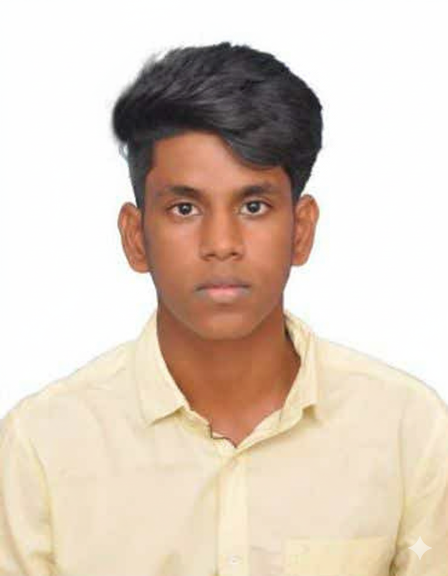
#> input picture darcy.png, 896 x 1152 px (shown at 1/2 size)
$ jupyter execute 'Workshop 01.ipynb'
#> lines starting #> are read from the running program, lines starting #| are printed output that depends on the picture; after the words box and inside, x2 and y2 are one past the last pixel; in counts of white or black regions, pixels touching at a corner belong together
[cell 1]
import cv2
import numpy as np
import matplotlib.pyplot as plt

[cell 2]
faceImage = cv2.imread('darcy.png')
#> faceImage is the input picture: shape (1152, 896, 3); mean B, G, R 192.1, 205.8, 221
plt.imshow(faceImage[:,:,::-1]);plt.title("Face")

[cell 3]
faceImage.shape
#> Out = (1152, 896, 3)

[cell 4]
faceImage.shape
#> Out = (1152, 896, 3)

[cell 5]
glassPNG = cv2.imread('sunglass.png',-1)
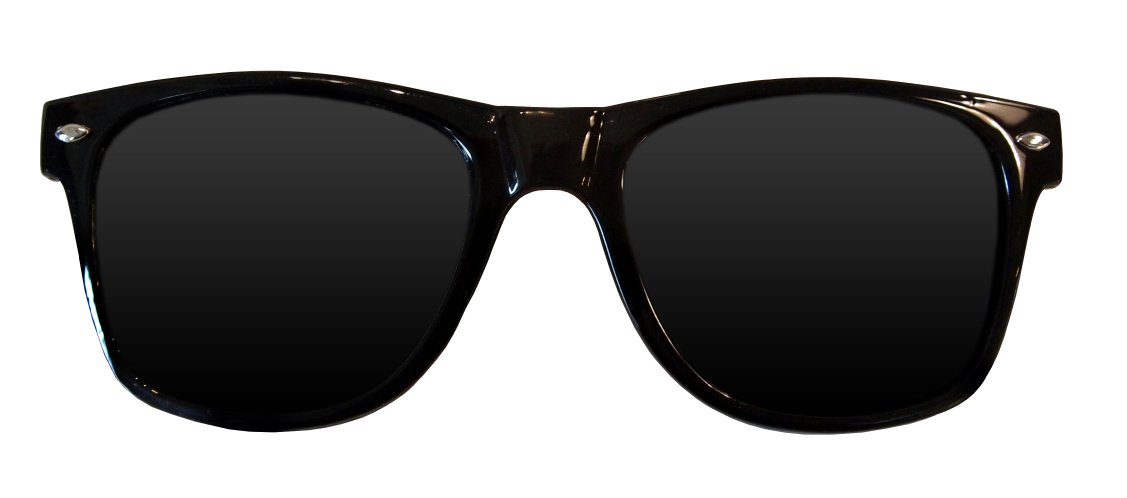
#> input picture sunglass.png, 3381 x 1494 px (shown at 1/3 size)
#> glassPNG is the input picture: shape (1494, 3381, 4); mean B, G, R, A 141.9, 142.2, 142.4, 125.6
plt.imshow(glassPNG[:,:,::-1]);plt.title("glassPNG")
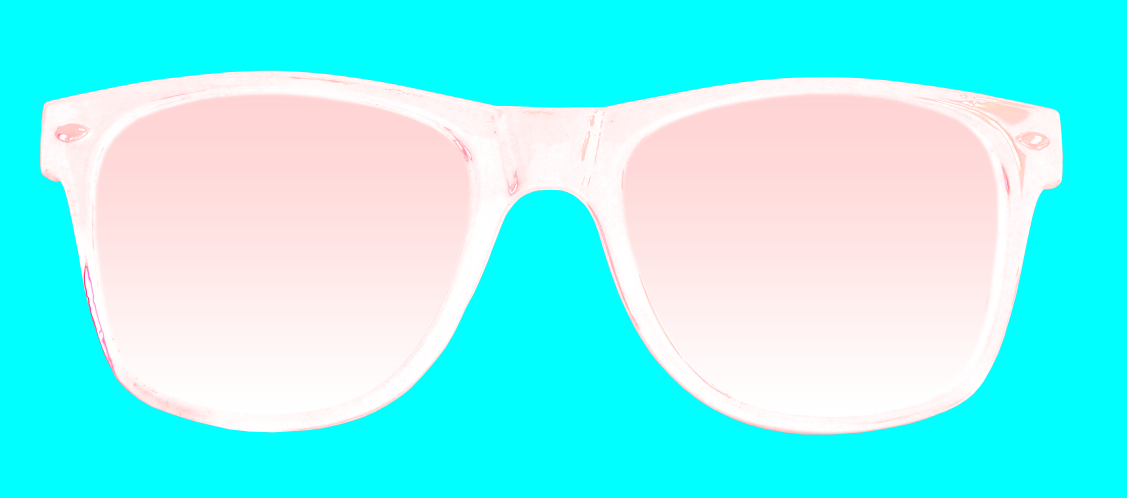
#> shown: shape (1494, 3381, 4) (shown at 1/3 size); mean R, G, B, A 125.6, 142.4, 142.2, 141.9; transparent parts drawn white

[cell 6]
glassPNG = cv2.resize(glassPNG,(300,60))
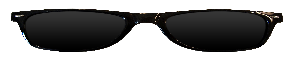
#> glassPNG: shape (60, 300, 4); mean B, G, R, A 142.1, 142.3, 142.6, 125.4
print("image Dimension ={}".format(glassPNG.shape))
#| image Dimension =(60, 300, 4)

[cell 7]
glassBGR = glassPNG[:,:,0:3]
glassMask1 = glassPNG[:,:,3]

[cell 8]
plt.figure(figsize=[15,15])
plt.subplot(121);plt.imshow(glassBGR[:,:,::-1]);plt.title('Sunglass Color channels');
plt.subplot(122);plt.imshow(glassMask1,cmap='gray');plt.title('Sunglass Alpha channel');
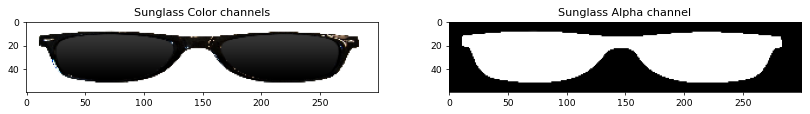
#> figure drawn by matplotlib, 2 panels

[cell 9]
faceWithGlassesNaive = faceImage.copy()

# Replace the eye region with the sunglass image
faceWithGlassesNaive[390:450,290:590]=glassBGR
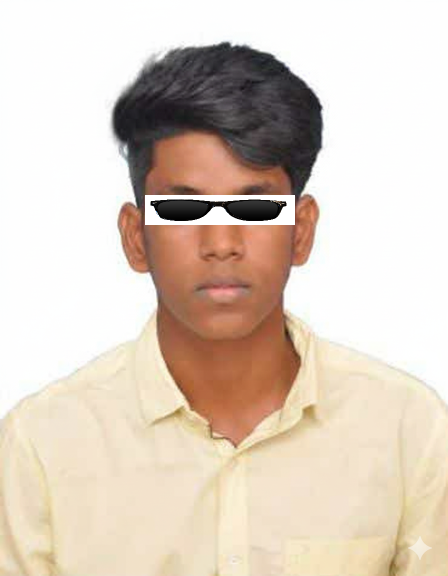
#> faceWithGlassesNaive: shape (1152, 896, 3) (shown at 1/2 size); 1.74% of pixels changed, all inside (x1, y1, x2, y2) = (290, 390, 590, 450)

plt.imshow(faceWithGlassesNaive[...,::-1])

[cell 10]
glassMask = cv2.merge((glassMask1,glassMask1,glassMask1))

# Make the values [0,1] since we are using arithmetic operations
glassMask = np.uint8(glassMask/255)
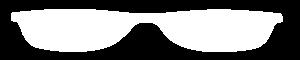
#> glassMask: shape (60, 300, 3); values 0 (black) and 1 (white), 49% white; 1 white region, box (x1, y1, x2, y2) and area: (11, 9, 283, 52) 8828

# Make a copy
faceWithGlassesArithmetic = faceImage.copy()

# Get the eye region from the face image
eyeROI= faceWithGlassesArithmetic[390:450,290:590]

# Use the mask to create the masked eye region
maskedEye = cv2.multiply(eyeROI,(1-  glassMask ))

# Use the mask to create the masked sunglass region
maskedGlass = cv2.multiply(glassBGR,glassMask)

# Combine the Sunglass in the Eye Region to get the augmented image
eyeRoiFinal = cv2.add(maskedEye, maskedGlass)
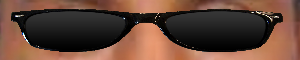
#> eyeRoiFinal: shape (60, 300, 3); mean B, G, R 55.8, 69.4, 99.8

# Display the intermediate results
plt.figure(figsize=[20,20])
plt.subplot(131);plt.imshow(maskedEye[...,::-1]);plt.title("Masked Eye Region")
plt.subplot(132);plt.imshow(maskedGlass[...,::-1]);plt.title("Masked Sunglass Region")
plt.subplot(133);plt.imshow(eyeRoiFinal[...,::-1]);plt.title("Augmented Eye and Sunglass")
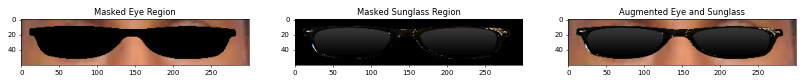
#> figure drawn by matplotlib, 3 panels

[cell 11]
faceWithGlassesArithmetic[390:450,290:590]=eyeRoiFinal
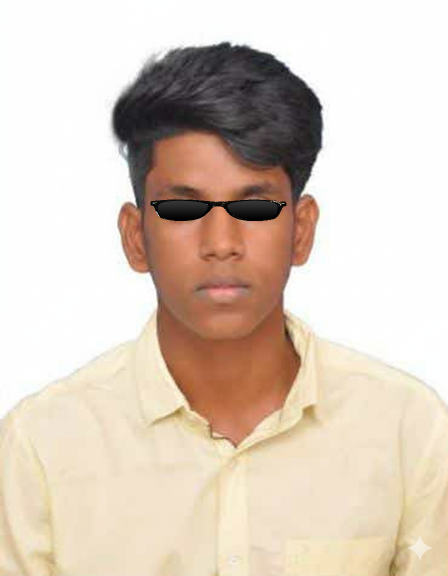
#> faceWithGlassesArithmetic: shape (1152, 896, 3) (shown at 1/2 size); 0.86% of pixels changed, all inside (x1, y1, x2, y2) = (301, 399, 573, 442)

# Display the final result
plt.figure(figsize=[20,20]);
plt.subplot(121);plt.imshow(faceImage[:,:,::-1]); plt.title("Original Image");
plt.subplot(122);plt.imshow(faceWithGlassesArithmetic[:,:,::-1]);plt.title("With Sunglasses");
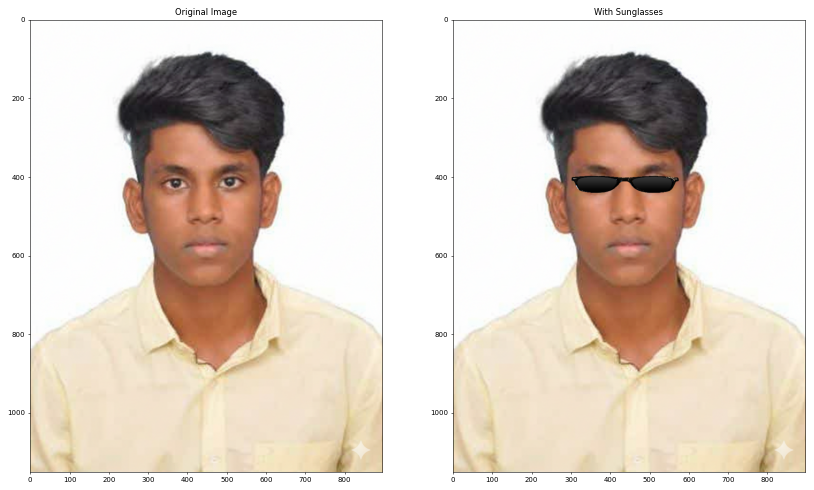
#> figure drawn by matplotlib, 2 panels
